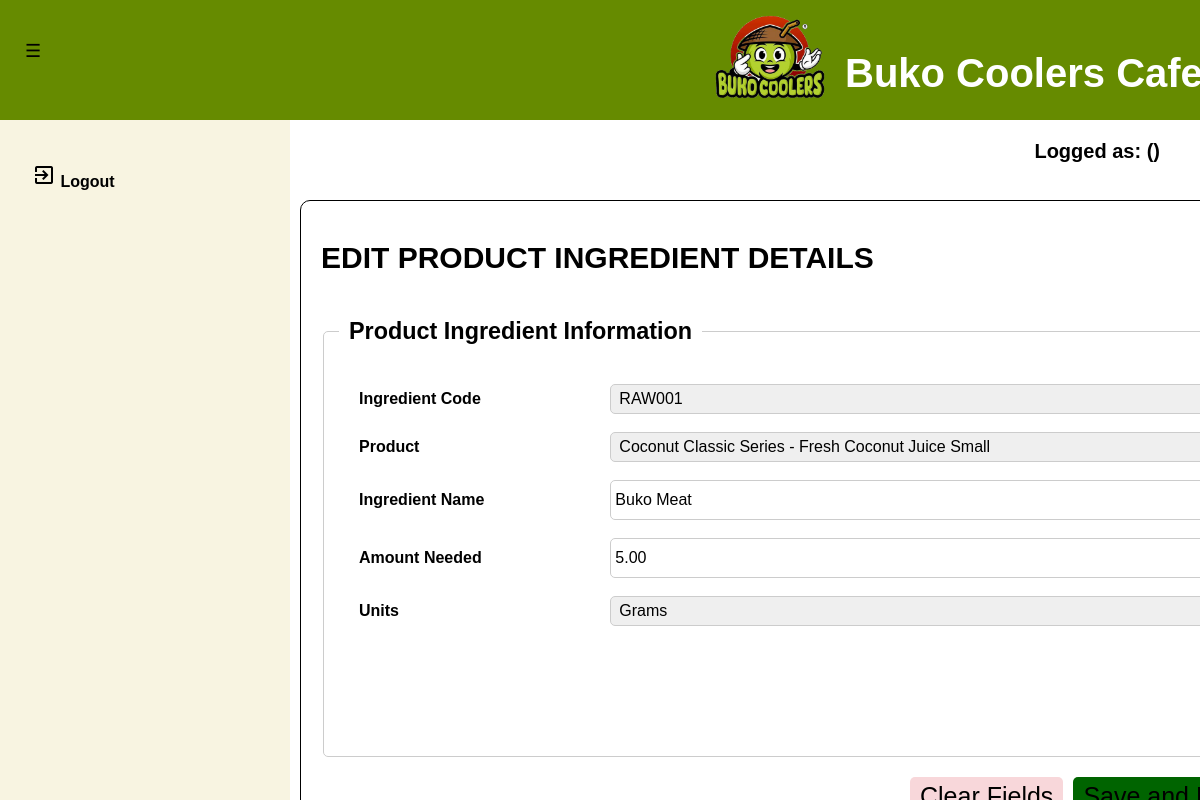
The page /product_ingredient_edit.php?ProdIngID=1 on the database its author committed.
### tables this page shows
CREATE TABLE `tbl_product_ingredients` (
  `PK_PROD_ING` int(11) NOT NULL,
  `PK_PROD_LIST` int(11) DEFAULT NULL,
  `ING_CODE` varchar(10) NOT NULL,
  `INGREDIENT_NAME` varchar(80) NOT NULL,
  `INGREDIENT_AMOUNT` decimal(10,2) NOT NULL,
  `INGREDIENT_UNIT` varchar(80) NOT NULL,
  `INGREDIENT_TIMESTAMP` timestamp NOT NULL DEFAULT current_timestamp()
);

### product_ingredient_edit.php (the view, shortened to what this page needs)
<?php
    include ('database_connection.php');
    if (isset($_GET['ProdIngID'])){
        $get_prod_ing_id = $_GET['ProdIngID'];
        $show_prod_ing = "SELECT * FROM tbl_product_ingredients WHERE PK_PROD_ING = $get_prod_ing_id";
        $exec_show_prod_ing = mysqli_query($databaseconn, $show_prod_ing);
        while($row = mysqli_fetch_assoc($exec_show_prod_ing)){
            $ret_fk_prod = $row['PK_PROD_LIST'];
            $ret_ing_code = $row['ING_CODE'];
            $ret_ing_name = $row['INGREDIENT_NAME'];
            $ret_ing_amt = $row['INGREDIENT_AMOUNT'];
            $ret_ing_unit = $row['INGREDIENT_UNIT'];
        }
    }
?>
<!DOCTYPE html>
    <html lang="en">
    <head>
        <link rel="stylesheet" type="text/css" href="styles/dashboard.css">
        <link rel="stylesheet" type="text/css" href="styles/dataentry_style.css">
        <link rel="stylesheet" type="text/css" href="styles/dashboard_style.css">
    </head>
    <body>
        <div class="main_container">
            <header>
                <div id="navleft" class="show_navleft">
                    <span class="toggle-btn" onclick="toggleNav()">&#9776;</span>
                </div>
                <div class="header-content">
                    <div class="header-left">
                        <img src="templates/designs/logo_nonbg.png" alt="Buko Coolers Logo" class="logo">
                        <h1>Buko Coolers Cafe</h1>
                    </div>
                </div>
            </header>
            <div id="sidenav" class="side_nav">
                <a href="logout_action.php" onclick="return confirm('Are you sure do you want to logout?');"><i class="material-icons">exit_to_app</i> Logout</a>
            </div>
        </div>
        <div class="form_container">
            <h1>EDIT PRODUCT INGREDIENT DETAILS</h1>
            <div class="user_form">
                <form class="user_data_entry" method="POST" action="">
                    <fieldset class="form_product">
                        <legend><h3>Product Ingredient Information</h3></legend>
                        <div style="overflow-y: auto; height: 350px;">
                            <div class="form_row">
                                <label for="prod_ing_code">Ingredient Code</label>
                                <select id="raw_prodlist" name="ingcode" required>
                                    <?php
                                        $show_raw_mat_code = "SELECT MIN(INVENTORY_ITEM_CODE) AS INVENTORY_ITEM_CODE, INVENTORY_ITEM_NAME FROM tbl_inventory WHERE STATUS_INVENTORY_ITEM = 'ACTIVE' GROUP BY INVENTORY_ITEM_NAME ORDER BY INVENTORY_ITEM_CODE ASC;";
                                        $exec_showrawmat = mysqli_query($databaseconn, $show_raw_mat_code);
                                        while($row = mysqli_fetch_assoc($exec_showrawmat)){
                                            $ret_sel_ing_code = $row['INVENTORY_ITEM_CODE'];
                                            $selected_ingredient = ($ret_sel_ing_code == $ret_ing_code) ? 'selected' : '';
                                    ?>
                                    <option value="<?php echo $ret_sel_ing_code; ?>" <?php echo $selected_ingredient; ?>><?php echo $ret_sel_ing_code; ?></option>
                                    <?php
                                        }
                                    ?>
                                </select>
                            </div>
                            <div class="form_row">
                                <label for="prod_list">Product</label>
                                <select id="product_list" name="prodlist" required>
                                    <?php
                                        $show_prod = "SELECT * FROM tbl_products_list WHERE STATUS = 'ACTIVE'";
                                        $exec_showprod = mysqli_query($databaseconn, $show_prod);
                                        while($row = mysqli_fetch_assoc($exec_showprod)){
                                            $ret_prod_id = $row['PK_PROD_LIST'];
                                            $ret_prod_cat = $row['PROD_CATEGORY'];
                                            $selected_item_dropdown = ($ret_prod_id == $ret_fk_prod) ? 'selected' : '';
                                    ?>
                                    <option value="<?php echo $ret_prod_id; ?>" <?php echo $selected_item_dropdown; ?>><?php echo $ret_prod_cat . " - " . $row['PROD_NAME']; ?></option>
                                    <?php
                                        }
                                    ?>
                                </select>
                            </div>
                            <div class="form_row">
                                <label for="Prod_Ing_Name">Ingredient Name</label>
                                <input type="text" name="ingname" id="raw_name" value="<?php echo $ret_ing_name;?>" readonly required>
                            </div>
                            <div class="form_row">
                                <label for="Prod_Ing_Amt">Amount Needed</label>
                                <input type="number" name="ingamt" id="prod_ing_amt" value="<?php echo $ret_ing_amt?>" min="1" max="999" required>
                            </div>
                            <div class="form_row">
                                <label for="Prod_Ing_Units">Units</label>
                                <select name="ingunits" id="prod_ing_units">
                                    <option value="Grams" <?php echo ($ret_ing_unit == 'Grams') ? 'selected' : ''; ?>>Grams</option>
                                </select>
                            </div>
                        </div>
                    </fieldset>
                    <div class="form_buttons">
                        <button type="reset" class="reset_btn">Clear Fields</button>
                        <button type="submit" class="take_action" name="save_ret">Save and Return</button>
                    </div>
                </form>
            </div>
        </div>
        <div class="header-right">
            <p>Logged as: <?php echo htmlspecialchars($return_username); ?> (<?php echo htmlspecialchars($return_role); ?>)</p>
    </body>
</html>

### styles/dataentry_style.css (style rules this page uses)
.form_container { position: fixed; top: 200px; left: 300px; padding: 20px; width: 80%; max-height: 650px; border: 1px solid #000; border-radius: 10px; }
.form_container h1 { text-align: left; font-size: 30px; font-weight: bold; margin-bottom: 20px; }
.form_container fieldset { border: 1px solid #ccc; border-radius: 5px; padding: 15px; margin-bottom: 20px; }
.form_container legend, .form_container_cat legend, .form_container_archive legend { font-weight: bold; padding: 0 10px; font-size: 20px; }
.form_buttons { display: flex; justify-content: flex-end; gap: 10px; }
.reset_btn, .confirm_deact, .return_prev, .take_action, .itemremove_cart, #itemadd_cart, #btnconfirm_order, #btnvoid_order, #btnpay_order { padding: 5px 10px; border: none; border-radius: 5px; font-size: 25px; cursor: pointer; }
.reset_btn, .confirm_deact { background-color: #f8d7da; color: #000; }
.take_action, .return_prev { background-color: darkgreen; color: #000; }
.form_product { height: 430px; }
.form_product .form_row { display: flex; justify-content: space-between; align-items: center; margin-bottom: 18px; font-size: 16px; }
.form_product .form_row label { flex: 1; font-weight: bold; margin-left: 20px; }
.form_product input, .form_product select { flex: 2; padding: 4px; font-size: 16px; border: 1px solid #ccc; border-radius: 5px; margin-left: -70px; height: 30px; }

### styles/dashboard_style.css (style rules this page uses)
body, html { overflow-y: auto; overflow-x: hidden; margin: 0; padding: 0; font-family: Arial, sans-serif; background-color: white; height: 100%; }
header { justify-content: space-between; align-items: flex-start; background-color: #668b00; padding: 10px; color: white; height: 100px; width: 100%; }
.header-content { display: flex; justify-content: space-between; align-items: center; }
.header-left { display: flex; align-items: center; }
.header-left .logo { width: 150px; height: auto; margin-top: -60px; margin-left: 685px; margin-right: 0px; }
.header-left h1 { color: white; font-size: 40px; margin-top: 0px; }
.header-right { position: fixed; top: 120px; right: 40px; font-size: 20px; color: black; font-weight: bold; }
.side_nav { height: calc(100vh - 120px); width: 290px; position: fixed; top: 120px; left: 0; background-color: #F8F4E1; overflow-y: auto; overflow-x: hidden; transition: 0.5s; padding-top: 10px; display: flex; flex-direction: column; }
.side_nav a { padding: 33px 8px 8px 32px; text-decoration: none; font-size: 16px; color: black; display: block; transition: 0.5s; font-weight: bold; }
#navleft { width: 290px; transition: margin-left 0.5s; padding: 16px; }
.toggle-btn { position: fixed; top: 30px; left: -5px; z-index: 1; padding: 10px 30px; color: black; cursor: pointer; font-size: 18px; }

### rows shown on the page
tbl_product_ingredients: ingname "Buko Meat", ingamt "5.00", ingunits "Grams"

### other values the page prints
form field ingcode "RAW001"
form field prodlist "Coconut Classic Series - Fresh Coconut Juice Small"
